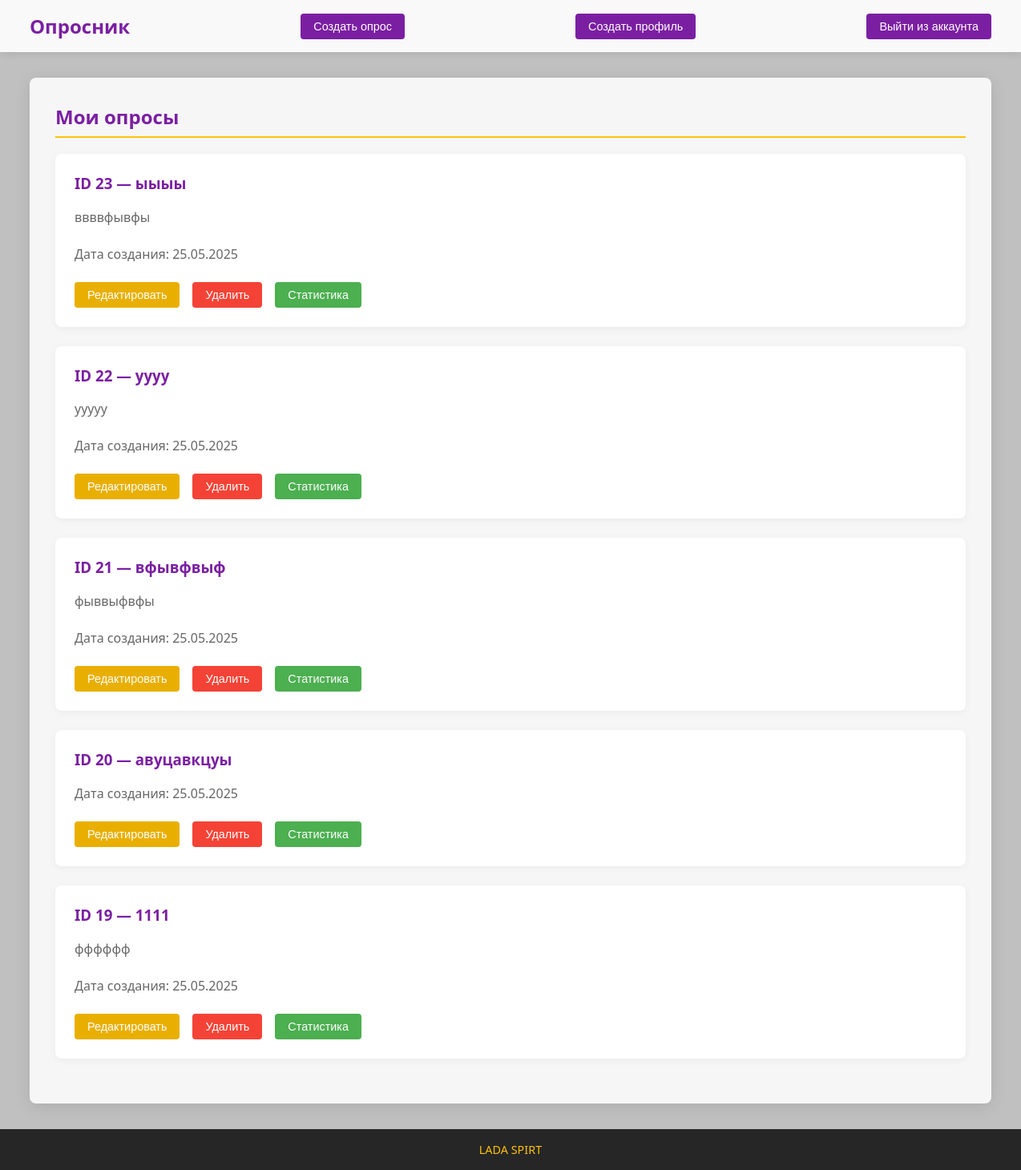
The app's page / (signed in) with its own data.
### main/models.py (models this page shows, shortened)
class Survey(models.Model):
    title = models.CharField(max_length=255)
    description = models.TextField(blank=True)
    created_at = models.DateTimeField(auto_now_add=True)
    updated_at = models.DateTimeField(auto_now=True)
    class Meta:
        verbose_name = "Опрос"
        verbose_name_plural = "Опросы"

### main/views.py (the view)
# urls.py: path('', views.index, name='index'),  # теперь главная страница — index.html
@login_required
def index(request):
    surveys = Survey.objects.all().order_by('-created_at')
    return render(request, 'main/index.html', {'surveys': surveys})

### main/templates/main/index.html (shortened to what this page needs)
<!DOCTYPE html>
<html lang="ru">
<head>
    {% load static %}
    <link rel="stylesheet" href="{% static 'main/css/styles.css' %}">
</head>
<body>
    <header>
        <div>
            <a href="{% url 'index' %}">Опросник</a>
            <button onclick="location.href='{% url 'create_survey' %}'">Создать опрос</button>
            {% if request.user.groups.first.name == 'Администратор' %}
                <button onclick="location.href='{% url 'create_profile' %}'">Создать профиль</button>
            {% endif %}
            <form method="post" action="{% url 'logout' %}" style="display:inline;">
                <button type="submit">Выйти из аккаунта</button>
            </form>
        </div>
    </header>
    <main>
        <section class="surveys-list">
            <h2>Мои опросы</h2>
            <div id="surveys-container">
                {% for survey in surveys %}
                <div class="survey-card">
                    <h3 class="survey-title">ID {{ survey.id }} — {{ survey.title }}</h3>
                    {% if survey.description %}
                    <p>{{ survey.description|truncatechars:150 }}</p>
                    {% endif %}
                    <div class="survey-info">
                        <p>Дата создания: <span class="creation-date">{{ survey.created_at|date:"d.m.Y" }}</span></p>
                    </div>
                    <div class="survey-actions">
                        <button onclick="location.href='{% url 'edit_survey' survey.id %}'">Редактировать</button>
                        <form method="post" action="{% url 'delete_survey' survey.id %}" style="display:inline;">
                            <button type="submit">Удалить</button>
                        </form>
                        <button onclick="location.href='{% url 'survey_stats' survey.id %}'">Статистика</button>
                    </div>
                </div>
                {% empty %}
                <p>Нет доступных опросов</p>
                {% endfor %}
            </div>
        </section>
    </main>
    <footer>
        <p>LADA SPIRT</p>
    </footer>
</body>
</html>

### main/static/main/css/styles.css (style rules this page uses)
body { margin: 0; padding: 0; font-family: 'Segoe UI', Tahoma, Geneva, Verdana, sans-serif; background-color: #C0C0C0; color: #333; min-height: 100vh; display: flex; flex-direction: column; }
header { background-color: rgba(255, 255, 255, 0.9); box-shadow: 0 2px 10px rgba(0, 0, 0, 0.1); padding: 1rem 2rem; position: sticky; top: 0; z-index: 100; }
header div { display: flex; justify-content: space-between; align-items: center; max-width: 1200px; margin: 0 auto; }
header a { color: #7b1fa2; font-size: 1.5rem; font-weight: bold; text-decoration: none; transition: color 0.3s; }
header button { background-color: #7b1fa2; color: white; border: none; padding: 0.5rem 1rem; margin-left: 1rem; border-radius: 4px; cursor: pointer; transition: all 0.3s; }
main { flex: 1; padding: 2rem; max-width: 1200px; margin: 0 auto; width: 100%; }
.surveys-list { background-color: rgba(255, 255, 255, 0.85); border-radius: 8px; padding: 2rem; box-shadow: 0 4px 20px rgba(0, 0, 0, 0.1); }
.surveys-list h2 { color: #7b1fa2; margin-top: 0; border-bottom: 2px solid #ffc107; padding-bottom: 0.5rem; }
.survey-card { background-color: white; border-radius: 8px; padding: 1.5rem; margin-bottom: 1.5rem; box-shadow: 0 2px 10px rgba(0, 0, 0, 0.05); transition: transform 0.3s, box-shadow 0.3s; }
.survey-card h3 { color: #7b1fa2; margin-top: 0; }
.survey-card p { color: #666; margin-bottom: 1.5rem; }
.survey-actions { display: flex; gap: 1rem; }
.survey-actions button { padding: 0.5rem 1rem; border: none; border-radius: 4px; cursor: pointer; transition: all 0.3s; }
.survey-actions button:nth-child(1) { background-color: #e9af00; color: white; }
.survey-actions button:nth-child(2) { background-color: #f44336; color: white; }
.survey-actions button:nth-child(3) { background-color: #4caf50; color: white; }
footer { background-color: rgba(0, 0, 0, 0.8); color: white; text-align: center; padding: 1rem; margin-top: auto; }
footer p { margin: 0; font-size: 0.9rem; color: #ffc107; }
button { padding: 0.5rem 1rem; border: none; border-radius: 4px; cursor: pointer; font-size: 0.9rem; transition: background 0.2s; }

### records on screen
Survey: id "23", title "ыыыы", description "ввввфывфы", created_at "25.05.2025"
Survey: id "22", title "уууу", description "ууууу", created_at "25.05.2025"
Survey: id "21", title "вфывфвыф", description "фыввыфвфы", created_at "25.05.2025"
Survey: id "20", title "авуцавкцуы", created_at "25.05.2025"
Survey: id "19", title "1111", description "фффффф", created_at "25.05.2025"
